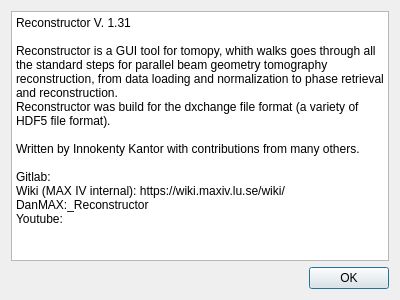
<?xml version="1.0" encoding="UTF-8"?>
<ui version="4.0">
 <class>Dialog</class>
 <widget class="QDialog" name="Dialog">
  <property name="geometry">
   <rect>
    <x>0</x>
    <y>0</y>
    <width>400</width>
    <height>300</height>
   </rect>
  </property>
  <property name="windowTitle">
   <string>About</string>
  </property>
  <layout class="QVBoxLayout" name="verticalLayout">
   <item>
    <widget class="QPlainTextEdit" name="plainTextEdit">
     <property name="enabled">
      <bool>true</bool>
     </property>
     <property name="mouseTracking">
      <bool>false</bool>
     </property>
     <property name="inputMethodHints">
      <set>Qt::ImhNone</set>
     </property>
     <property name="frameShape">
      <enum>QFrame::StyledPanel</enum>
     </property>
     <property name="frameShadow">
      <enum>QFrame::Plain</enum>
     </property>
     <property name="readOnly">
      <bool>true</bool>
     </property>
     <property name="plainText">
      <string>Reconstructor V. 1.31

Reconstructor is a GUI tool for tomopy, whith walks goes through all the standard steps for parallel beam geometry tomography reconstruction, from data loading and normalization to phase retrieval and reconstruction.
Reconstructor was build for the dxchange file format (a variety of HDF5 file format).

Written by Innokenty Kantor with contributions from many others.

Gitlab:
Wiki (MAX IV internal): https://wiki.maxiv.lu.se/wiki/DanMAX:_Reconstructor
Youtube:</string>
     </property>
     <property name="backgroundVisible">
      <bool>false</bool>
     </property>
    </widget>
   </item>
   <item>
    <widget class="QDialogButtonBox" name="buttonBox">
     <property name="orientation">
      <enum>Qt::Horizontal</enum>
     </property>
     <property name="standardButtons">
      <set>QDialogButtonBox::Ok</set>
     </property>
    </widget>
   </item>
  </layout>
 </widget>
 <resources/>
 <connections>
  <connection>
   <sender>buttonBox</sender>
   <signal>accepted()</signal>
   <receiver>Dialog</receiver>
   <slot>accept()</slot>
   <hints>
    <hint type="sourcelabel">
     <x>248</x>
     <y>254</y>
    </hint>
    <hint type="destinationlabel">
     <x>157</x>
     <y>274</y>
    </hint>
   </hints>
  </connection>
  <connection>
   <sender>buttonBox</sender>
   <signal>rejected()</signal>
   <receiver>Dialog</receiver>
   <slot>reject()</slot>
   <hints>
    <hint type="sourcelabel">
     <x>316</x>
     <y>260</y>
    </hint>
    <hint type="destinationlabel">
     <x>286</x>
     <y>274</y>
    </hint>
   </hints>
  </connection>
 </connections>
</ui>
